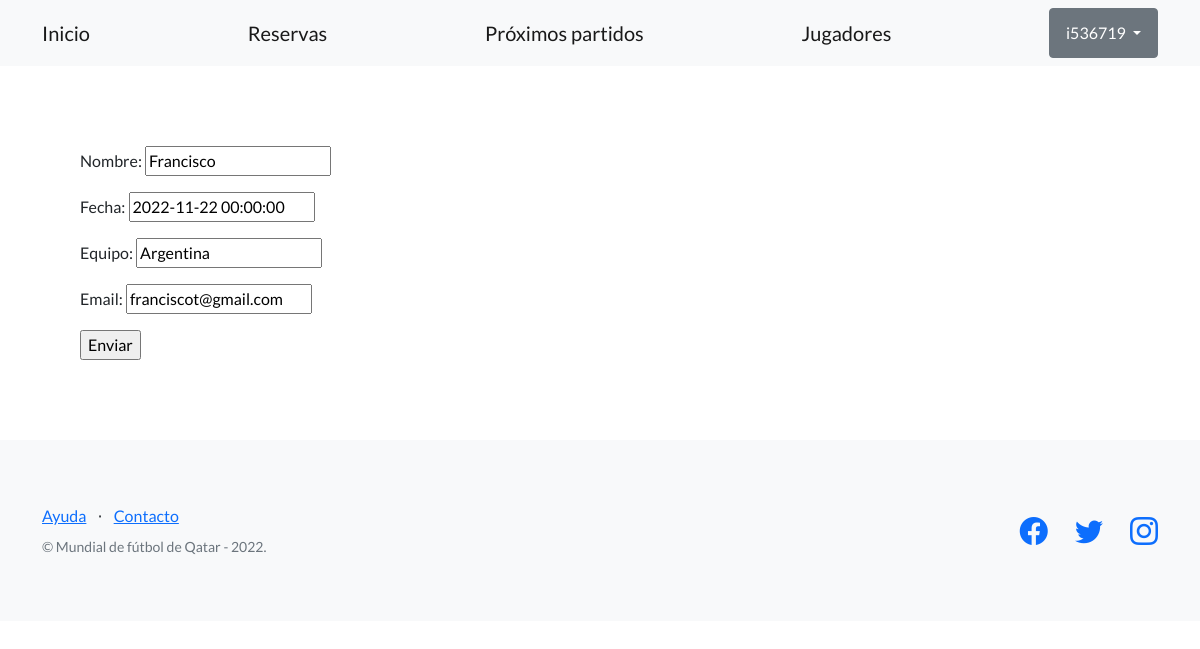
The app's page /proyecto-mundial/editar-reserva/6/ (signed in), older data.
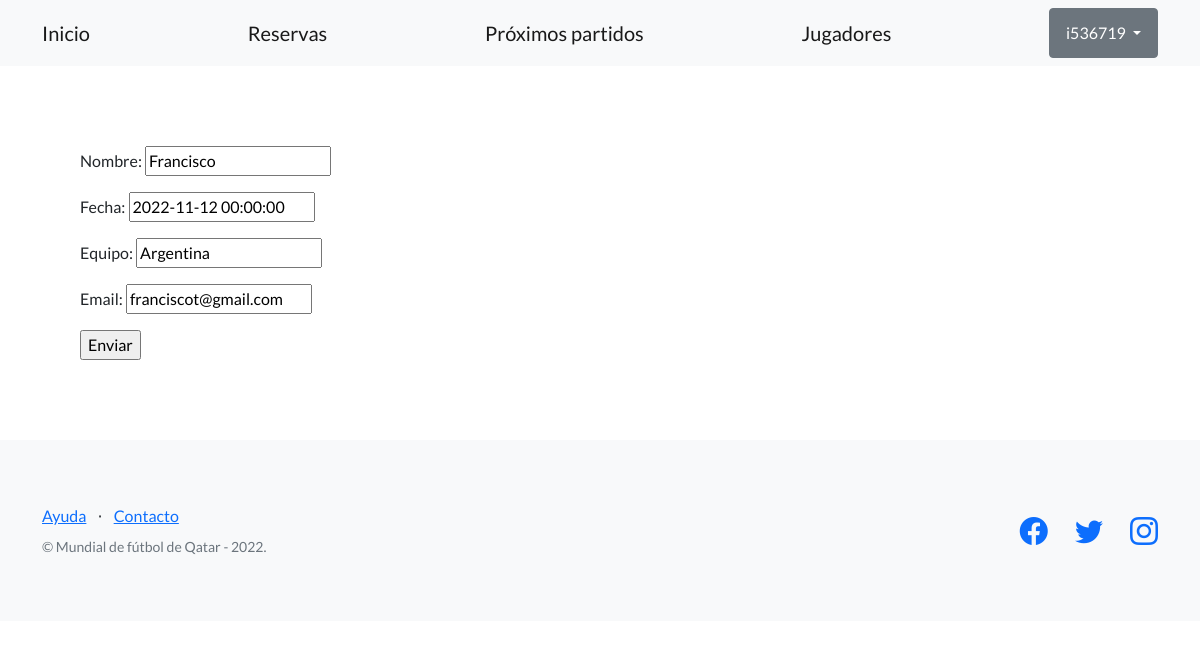
The same page, newer data.
### AppCoder/models.py (models this page shows, shortened)
class Reserva(models.Model):
    nombre = models.CharField(max_length=128)
    fecha = models.DateTimeField()
    equipo = models.CharField(max_length=100)
    email = models.EmailField()

### AppCoder/views.py (the view)
@login_required
def editar_reserva(request, id):
    reserva = Reserva.objects.get(id=id)
    if request.method == 'POST':
        formulario = ReservaFormulario(request.POST)
        if formulario.is_valid():
            data = formulario.cleaned_data
            reserva.nombre = data['nombre']
            reserva.fecha = data['fecha']
            reserva.equipo = data['equipo']
            reserva.email = data['email']
            reserva.save()
            return redirect(reverse('reservas'))
    else:  # GET
        inicial = {
            'nombre': reserva.nombre,
            'fecha': reserva.fecha,
            'equipo': reserva.equipo,
            'email': reserva.email,
        }
        formulario = ReservaFormulario(initial=inicial)
    return render(request, "AppCoder/form_reserva.html", {"formulario": formulario})

### AppCoder/forms.py
class ReservaFormulario(forms.Form):
    nombre = forms.CharField(max_length=100)
    fecha = forms.DateTimeField()
    equipo = forms.CharField(max_length=100)
    email = forms.EmailField()

### AppCoder/templates/AppCoder/form_reserva.html (shortened to what this page needs)
{% extends "AppCoder/plantilla_base.html" %}
{% block contenido_base %}
<form method="post">
  {{ formulario.as_p }}
  <input type="submit" value="Enviar" />
</form>
{% endblock contenido_base %}

Row changes from the older to the newer data that the page shows:
changed Reserva "Francisco": fecha "2022-11-22 00:00:00" → "2022-11-12 00:00:00"
